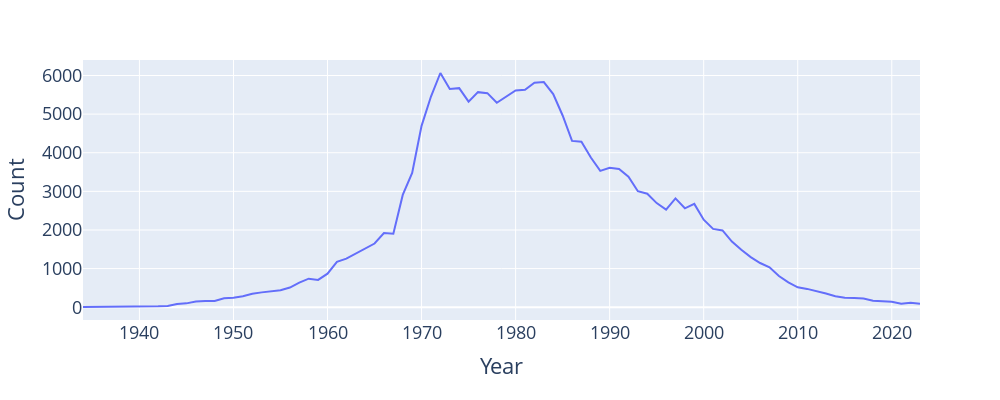

Here is the notebook cell this chart was saved with:
### Markdown cell above
To build our intuition on how to answer our research question, let's visualize the prevalence of the name "Jennifer" over time.

### Code cell
# We'll talk about how to generate plots in a later lecture
fig = px.line(babynames_f[babynames_f["Name"] == "Jennifer"],
              x = "Year", y = "Count")
fig.update_layout(font_size = 18,
                  autosize=False,
                 width=1000,
                  height=400)
fig.show()

### Figure 1 — Plotly figure (JSON) as saved in the notebook; plotly's stock layout.template omitted (floating-point values rounded to 4 significant figures)
{"data": [{"hovertemplate": "Year=%{x}<br>Count=%{y}<extra></extra>", "legendgroup": "", "line": {"color": "#636efa", "dash": "solid"}, "marker": {"symbol": "circle"}, "mode": "lines", "name": "", "orientation": "v", "showlegend": false, "type": "scatter", "x": [1934, 1938, 1939, 1940, 1941, 1942, 1943, 1944, 1945, 1946, 1947, 1948, 1949, 1950, 1951, 1952, 1953, 1954, 1955, 1956, 1957, 1958, 1959, 1960, 1961, 1962, 1963, 1964, 1965, 1966, 1967, 1968, 1969, 1970, 1971, 1972, 1973, 1974, 1975, 1976, 1977, 1978, 1979, 1980, 1981, 1982, 1983, 1984, 1985, 1986, 1987, 1988, 1989, 1990, 1991, 1992, 1993, 1994, 1995, 1996, 1997, 1998, 1999, 2000, 2001, 2002, 2003, 2004, 2005, 2006, 2007, 2008, 2009, 2010, 2011, 2012, 2013, 2014, 2015, 2016, 2017, 2018, 2019, 2020, 2021, 2022, 2023], "xaxis": "x", "y": [5, 5, 6, 13, 24, 22, 30, 80, 99, 147, 163, 159, 233, 247, 284, 350, 384, 412, 440, 509, 635, 739, 707, 869, 1174, 1256, 1385, 1516, 1649, 1919, 1902, 2908, 3477, 4696, 5456, 6065, 5649, 5673, 5323, 5569, 5543, 5295, 5461, 5612, 5628, 5813, 5831, 5521, 4965, 4306, 4285, 3875, 3529, 3610, 3579, 3382, 3003, 2940, 2696, 2529, 2817, 2561, 2675, 2265, 2027, 1987, 1699, 1485, 1297, 1144, 1035, 808, 641, 515, 474, 421, 354, 286, 243, 239, 226, 168, 145, 141, 91, 115, 88], "yaxis": "y"}], "layout": {"autosize": false, "font": {"size": 18}, "height": 400, "legend": {"tracegroupgap": 0}, "margin": {"t": 60}, "width": 1000, "xaxis": {"anchor": "y", "domain": [0, 1], "title": {"text": "Year"}}, "yaxis": {"anchor": "x", "domain": [0, 1], "title": {"text": "Count"}}}}
